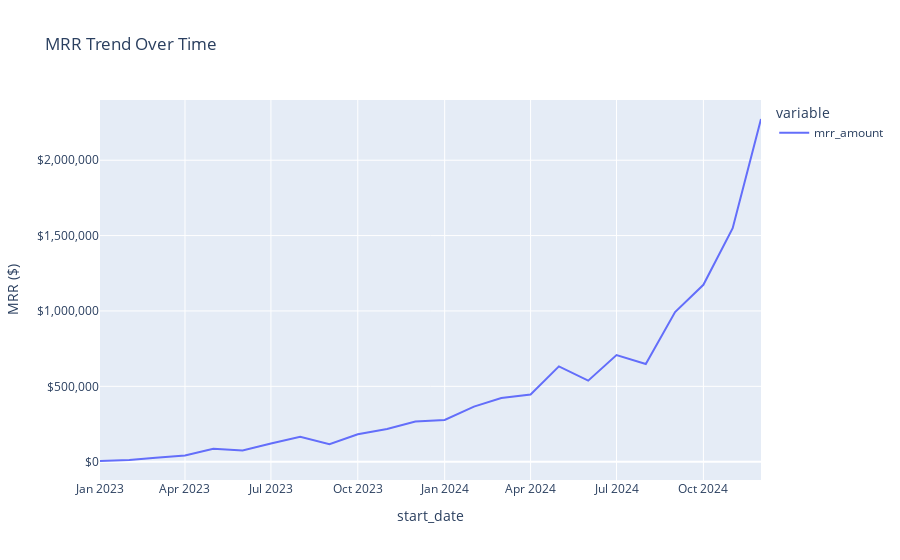

This figure's notebook cell:
### Code cell
fig = px.line(
    mrr_ts,
    title="MRR Trend Over Time",
    labels={"value": "MRR ($)", "index": "Month"},
)
fig.update_layout(yaxis_tickformat="$,.0f")
fig.show()

### Figure 1 — Plotly figure (JSON) as saved in the notebook; plotly's stock layout.template omitted (floating-point values rounded to 4 significant figures)
{"data": [{"hovertemplate": "variable=mrr_amount<br>start_date=%{x}<br>MRR ($)=%{y}<extra></extra>", "legendgroup": "mrr_amount", "line": {"color": "#636efa", "dash": "solid"}, "marker": {"symbol": "circle"}, "mode": "lines", "name": "mrr_amount", "orientation": "v", "showlegend": true, "type": "scatter", "x": ["2023-01-01T00:00:00.000000000", "2023-02-01T00:00:00.000000000", "2023-03-01T00:00:00.000000000", "2023-04-01T00:00:00.000000000", "2023-05-01T00:00:00.000000000", "2023-06-01T00:00:00.000000000", "2023-07-01T00:00:00.000000000", "2023-08-01T00:00:00.000000000", "2023-09-01T00:00:00.000000000", "2023-10-01T00:00:00.000000000", "2023-11-01T00:00:00.000000000", "2023-12-01T00:00:00.000000000", "2024-01-01T00:00:00.000000000", "2024-02-01T00:00:00.000000000", "2024-03-01T00:00:00.000000000", "2024-04-01T00:00:00.000000000", "2024-05-01T00:00:00.000000000", "2024-06-01T00:00:00.000000000", "2024-07-01T00:00:00.000000000", "2024-08-01T00:00:00.000000000", "2024-09-01T00:00:00.000000000", "2024-10-01T00:00:00.000000000", "2024-11-01T00:00:00.000000000", "2024-12-01T00:00:00.000000000"], "xaxis": "x", "y": [4684, 11079, 25885, 41788, 85919, 74987, 120422, 165621, 116222, 182518, 217219, 267264, 276933, 365442, 421916, 445858, 632549, 537758, 707816, 648426, 992366, 1173608, 1549040, 2273427], "yaxis": "y"}], "layout": {"legend": {"title": {"text": "variable"}, "tracegroupgap": 0}, "title": {"text": "MRR Trend Over Time"}, "xaxis": {"anchor": "y", "domain": [0, 1], "title": {"text": "start_date"}}, "yaxis": {"anchor": "x", "domain": [0, 1], "tickformat": "$,.0f", "title": {"text": "MRR ($)"}}}}
